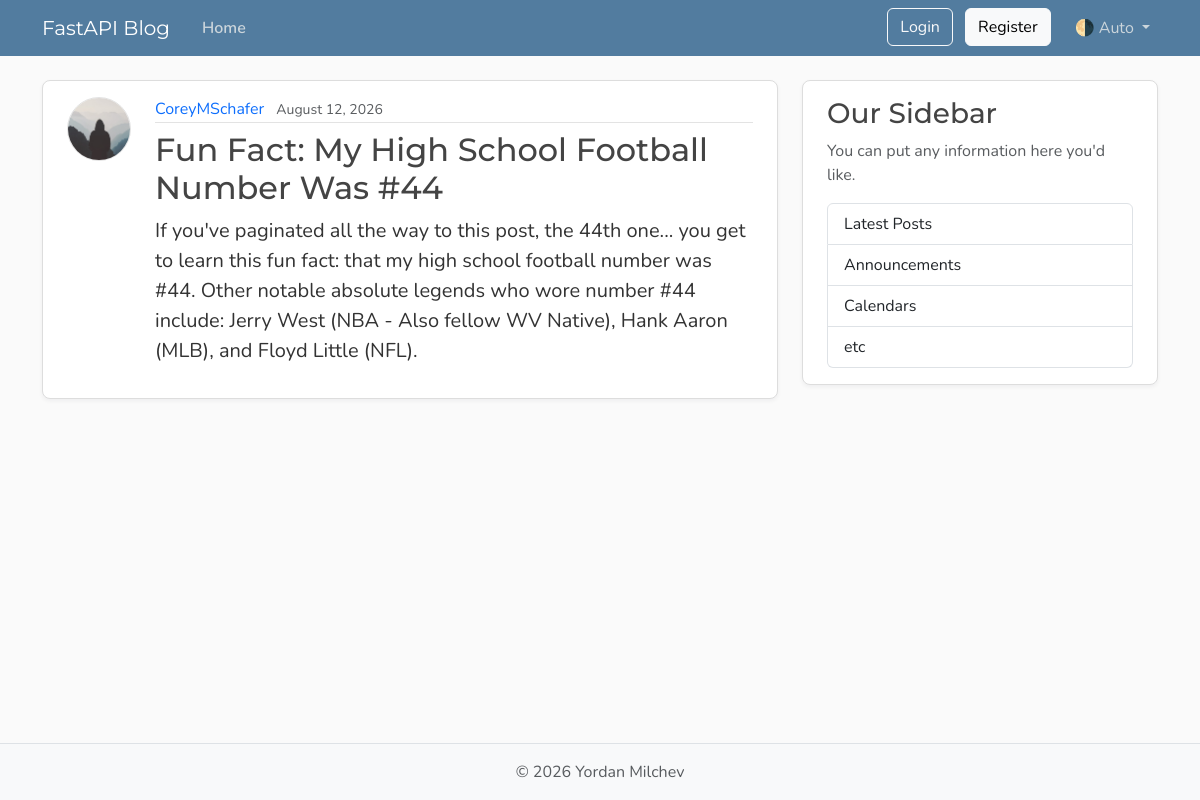
/posts/1, run on the app's committed database.
### models.py (models this page shows, shortened)
class User(Base):
    __tablename__ = "users"
    id: Mapped[int] = mapped_column(Integer, primary_key=True, index=True)
    username: Mapped[str] = mapped_column(String(50), unique=True, nullable=False)
    email: Mapped[str] = mapped_column(String(120), unique=True, nullable=False)
    password_hash: Mapped[str] = mapped_column(String(200), nullable=False)
    image_file: Mapped[str | None] = mapped_column(
        String(200),
        nullable=True,
        default=None,
    )
    posts: Mapped[list[Post]] = relationship(
        back_populates="author",
        cascade="all, delete-orphan"
    )
    reset_tokens: Mapped[list[PasswordResetToken]] = relationship(
        back_populates="user",
        cascade="all, delete-orphan",
    )

class Post(Base):
    __tablename__ = "posts"
    id: Mapped[int] = mapped_column(Integer, primary_key=True, index=True)
    title: Mapped[str] = mapped_column(String(100), nullable=False)
    content: Mapped[str] = mapped_column(Text, nullable=False)
    user_id: Mapped[int] = mapped_column(
        ForeignKey("users.id"),
        nullable=False,
        index=True,
    )
    date_posted: Mapped[datetime] = mapped_column(
        DateTime(timezone=True),
        default=lambda: datetime.now(UTC),
    )
    author: Mapped[User] = relationship(back_populates="posts")

### main.py (the view)
@app.get("/posts/{post_id}", include_in_schema=False)
async def post_page(
        request: Request, post_id: int, db: Annotated[AsyncSession, Depends(get_db)]
 ):
    result = await db.execute(
        select(models.Post)
        .options(selectinload(models.Post.author))
        .where(models.Post.id == post_id),
    )
    post = result.scalars().first()
    if post:
        title = post.title[:50]
        return templates.TemplateResponse(
            request,
            "post.html",
            {"post": post, "title": title},
        )
    raise HTTPException(status_code=status.HTTP_404_NOT_FOUND, detail="Post not found")

### templates/post.html (shortened to what this page needs)
{% extends "layout.html" %}
{% block content %}
  <article class="content-section py-3 px-4 mb-4">
    <div class="d-flex align-items-start gap-4">
      <img class="rounded-circle article-img flex-shrink-0"
           src="{{ post.author.image_path }}"
           alt="{{ post.author.username }}'s profile picture"
           width="64"
           height="64"
           loading="lazy">
      <div class="flex-grow-1">
        <div class="article-metadata mb-2">
          <a class="me-2"
             href="{{ url_for("user_posts", user_id=post.author.id) }}">{{ post.author.username }}</a>
          <small class="text-body-secondary">{{ post.date_posted.strftime("%B %d, %Y") }}</small>
        </div>
        <h2 class="article-title">{{ post.title }}</h2>
        <p class="article-content">{{ post.content }}</p>
      </div>
    </div>
  </article>
{% endblock content %}

### templates/layout.html (shortened to what this page needs)
<!DOCTYPE html>
<html lang="en">
  <head>
    <link href="https://cdn.jsdelivr.net/npm/bootstrap@5.3.8/dist/css/bootstrap.min.css"
          rel="stylesheet"
>
    <link rel="stylesheet"
          type="text/css"
          href="{{ url_for("static", path='css/main.css') }}">
  </head>
  <body class="d-flex flex-column min-vh-100">
    <header class="site-header">
      <nav class="navbar navbar-expand-md bg-steel fixed-top"
           data-bs-theme="dark">
        <div class="container">
          <a class="navbar-brand me-4" href="{{ url_for("home") }}">FastAPI Blog</a>
          <div class="collapse navbar-collapse" id="navbarToggle">
            <div class="navbar-nav me-auto">
              <a class="nav-link active"
                 aria-current="page"
                 href="{{ url_for("home") }}">Home</a>
            </div>
            <div class="navbar-nav">
                <div id="loggedOutNav">
                <a class="btn btn-outline-light mb-2 mb-md-0 me-md-2"
                    href="{{ url_for("login_page") }}">Login</a>
                <a class="btn btn-light mb-2 mb-md-0 me-md-3"
                    href="{{ url_for("register_page") }}">Register</a>
                </div>
              <div class="nav-item dropdown">
                <a class="nav-link dropdown-toggle"
                   href="#"
                   role="button"
                   id="bd-theme"
                   data-bs-toggle="dropdown"
                   aria-expanded="false">
                  <span id="bd-theme-text">🌗 Auto</span>
                </a>
              </div>
            </div>
          </div>
        </div>
      </nav>
    </header>
    <main role="main" class="container">
      <div class="row">
        <div class="col-md-8">
          {% block content %}
          {% endblock content %}
        </div>
        <aside class="col-md-4">
          <div class="content-section py-3 px-4 mb-4">
            <h3>Our Sidebar</h3>
            <p class="text-body-secondary">You can put any information here you'd like.</p>
            <ul class="list-group">
              <li class="list-group-item">Latest Posts</li>
              <li class="list-group-item">Announcements</li>
              <li class="list-group-item">Calendars</li>
              <li class="list-group-item">etc</li>
            </ul>
          </div>
        </aside>
      </div>
    </main>
    <footer class="mt-auto py-3 bg-body-tertiary border-top">
      <div class="container text-center">
        <p class="text-body-secondary mb-0">
          © <span id="year"></span> Yordan Milchev
        </p>
      </div>
    </footer>
  </body>
</html>

### static/css/main.css (style rules this page uses)
:root { --font-heading: "Montserrat", system-ui, -apple-system, BlinkMacSystemFont, sans-serif; --font-body: "Nunito", system-ui, -apple-system, BlinkMacSystemFont, sans-serif; --color-bg-body: #fafafa; --color-bg-content: #ffffff; --color-text-primary: #333333; --color-text-heading: #444444; --color-steel: #527c9f; --color-nav-link: #cbd5db; --color-nav-link-hover: #ffffff; --color-link-hover: #428bca; --color-border: #dddddd; --color-border-light: #e3e3e3; --spacing-xl: 5rem; --article-img-size: 4rem; --account-img-size: 7.813rem; }
body { font-family: var(--font-body); background: var(--color-bg-body); color: var(--color-text-primary); }
main { padding-top: var(--spacing-xl); }
h1, h2, h3, h4, h5, h6 { font-family: var(--font-heading); color: var(--color-text-heading); }
.navbar-brand { font-family: var(--font-heading); }
a { text-decoration: none; }
.bg-steel { background-color: var(--color-steel); }
.site-header .navbar-nav .nav-link { color: var(--color-nav-link); transition: color 0.2s ease-in-out; }
.site-header .navbar-nav .nav-link.active { font-weight: 600; }
.content-section { background: var(--color-bg-content); border: 1px solid var(--color-border); border-radius: 0.5rem; box-shadow: 0 2px 4px rgba(15, 23, 42, 0.05); transition: box-shadow 0.15s ease, transform 0.15s ease, border-color 0.15s ease; }
.article-title { color: var(--color-text-heading); transition: color 0.2s ease-in-out; }
.article-content { white-space: pre-line; font-size: 1.25rem; }
.article-img { height: var(--article-img-size); width: var(--article-img-size); flex-shrink: 0; object-fit: cover; border: 1px solid var(--color-border-light); box-shadow: 0 0 0 2px var(--color-bg-content); }
.article-metadata { padding-bottom: 0.063rem; border-bottom: 1px solid var(--color-border-light); }
.article-metadata a { transition: color 0.2s ease-in-out; }
[data-bs-theme="dark"] { --color-bg-body: #1a1a1a; --color-bg-content: #2d2d2d; --color-text-primary: #e0e0e0; --color-text-heading: #f0f0f0; --color-border: #404040; --color-border-light: #4a4a4a; }

### data on the page
User: author.username "CoreyMSchafer"
Post: date_posted "August 12, 2026", title "Fun Fact: My High School Football Number Was #44", content "If you've paginated all the way to this post, the 44th one... you get to learn this fun fact: that my high school football number was #44. Other notable absolute legends who wore number #44 include: Jerry West (NBA - Also fellow WV Native), Hank Aaron (MLB), and Floyd Little (NFL)."
